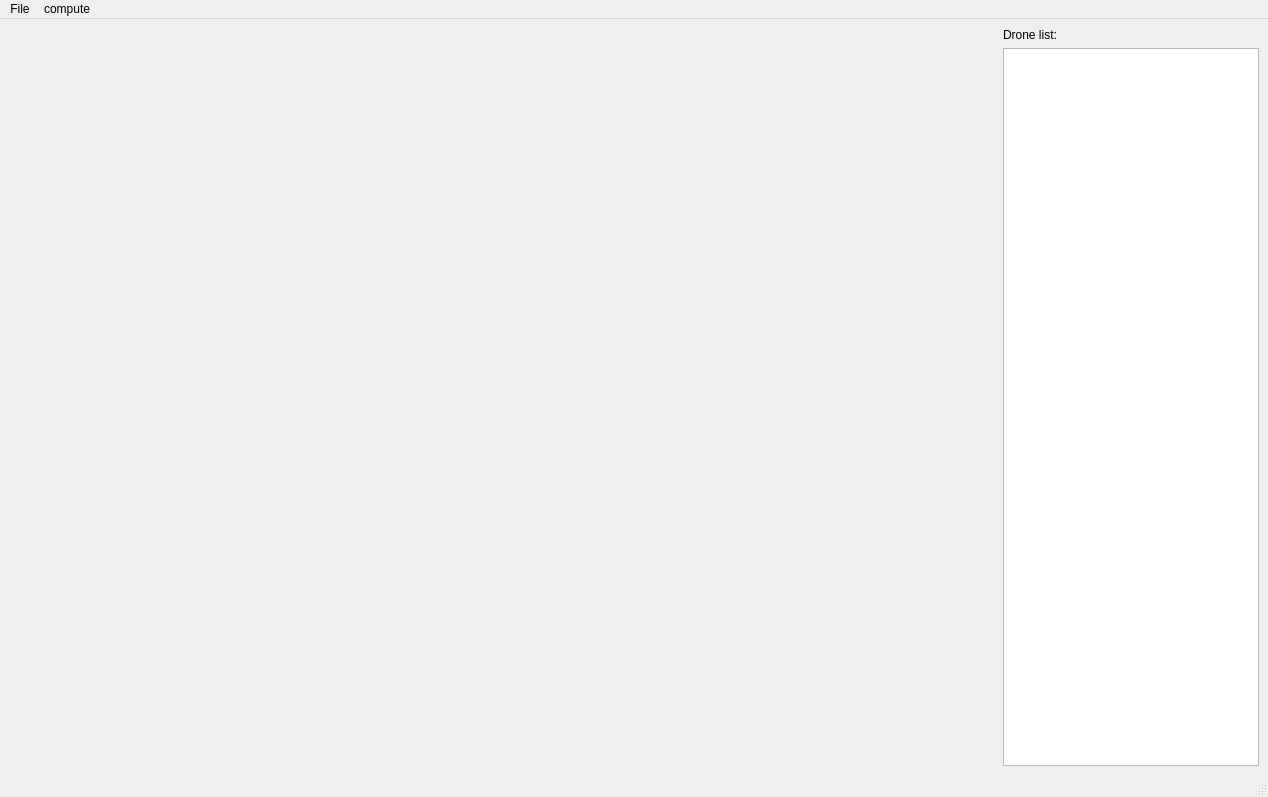
<?xml version="1.0" encoding="UTF-8"?>
<ui version="4.0">
 <class>MainWindow</class>
 <widget class="QMainWindow" name="MainWindow">
  <property name="geometry">
   <rect>
    <x>0</x>
    <y>0</y>
    <width>1268</width>
    <height>797</height>
   </rect>
  </property>
  <property name="windowTitle">
   <string>MainWindow</string>
  </property>
  <widget class="QWidget" name="centralwidget">
   <layout class="QHBoxLayout" name="horizontalLayout" stretch="1,0">
    <item>
     <widget class="Canvas" name="widget" native="true"/>
    </item>
    <item>
     <layout class="QVBoxLayout" name="verticalLayout">
      <item>
       <widget class="QLabel" name="label">
        <property name="text">
         <string>Drone list:</string>
        </property>
       </widget>
      </item>
      <item>
       <widget class="QListWidget" name="listDronesInfo">
        <property name="minimumSize">
         <size>
          <width>200</width>
          <height>0</height>
         </size>
        </property>
        <property name="frameShape">
         <enum>QFrame::Shape::StyledPanel</enum>
        </property>
        <property name="lineWidth">
         <number>2</number>
        </property>
        <property name="midLineWidth">
         <number>1</number>
        </property>
        <property name="autoScrollMargin">
         <number>12</number>
        </property>
        <property name="movement">
         <enum>QListView::Movement::Snap</enum>
        </property>
        <property name="resizeMode">
         <enum>QListView::ResizeMode::Adjust</enum>
        </property>
        <property name="spacing">
         <number>0</number>
        </property>
        <property name="gridSize">
         <size>
          <width>0</width>
          <height>48</height>
         </size>
        </property>
       </widget>
      </item>
     </layout>
    </item>
   </layout>
  </widget>
  <widget class="QMenuBar" name="menubar">
   <property name="geometry">
    <rect>
     <x>0</x>
     <y>0</y>
     <width>1268</width>
     <height>21</height>
    </rect>
   </property>
   <widget class="QMenu" name="menuFile">
    <property name="title">
     <string>File</string>
    </property>
    <addaction name="actionLoad"/>
    <addaction name="separator"/>
    <addaction name="actionQuit"/>
   </widget>
   <widget class="QMenu" name="menuDelaunay">
    <property name="title">
     <string>compute</string>
    </property>
    <addaction name="actionTriangles"/>
   </widget>
   <addaction name="menuFile"/>
   <addaction name="menuDelaunay"/>
  </widget>
  <widget class="QStatusBar" name="statusbar"/>
  <action name="actionLoad">
   <property name="text">
    <string>Load</string>
   </property>
  </action>
  <action name="actionQuit">
   <property name="text">
    <string>Quit</string>
   </property>
   <property name="shortcut">
    <string>Ctrl+Q</string>
   </property>
  </action>
  <action name="actionTriangles">
   <property name="checkable">
    <bool>true</bool>
   </property>
   <property name="text">
    <string>Triangles</string>
   </property>
  </action>
 </widget>
 <customwidgets>
  <customwidget>
   <class>Canvas</class>
   <extends>QWidget</extends>
   <header location="global">canvas.h</header>
   <container>1</container>
  </customwidget>
 </customwidgets>
 <resources/>
 <connections/>
</ui>
